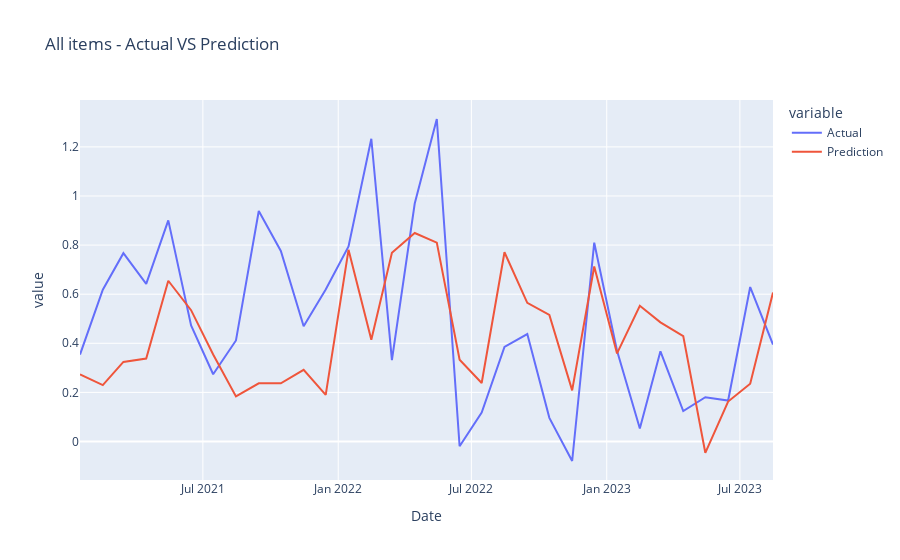
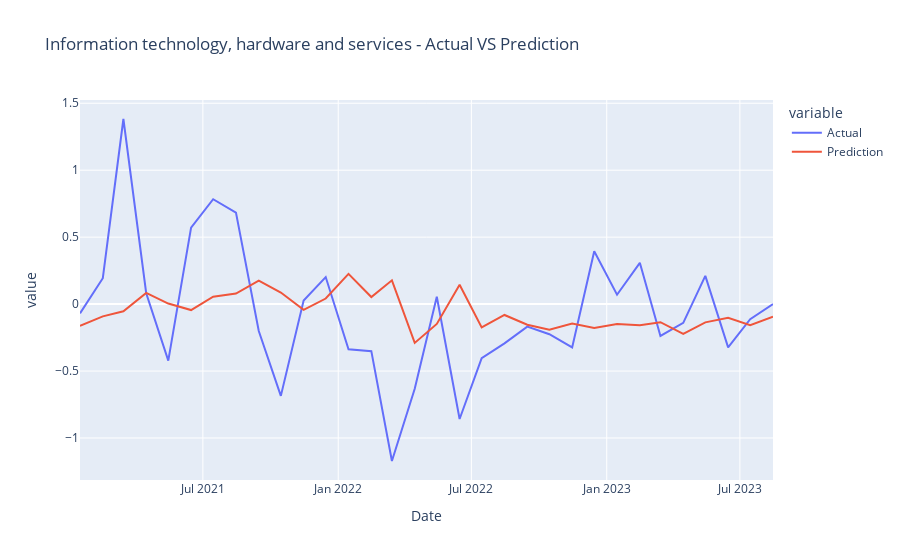
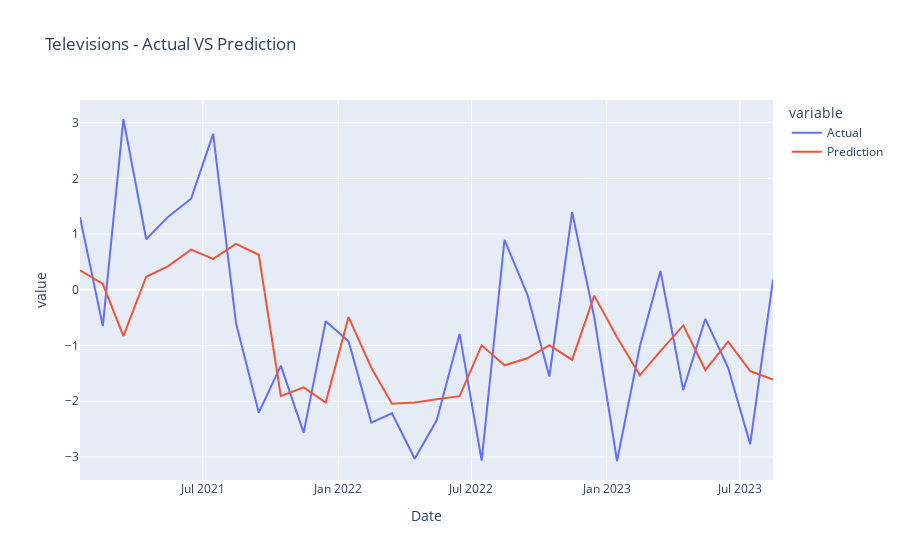
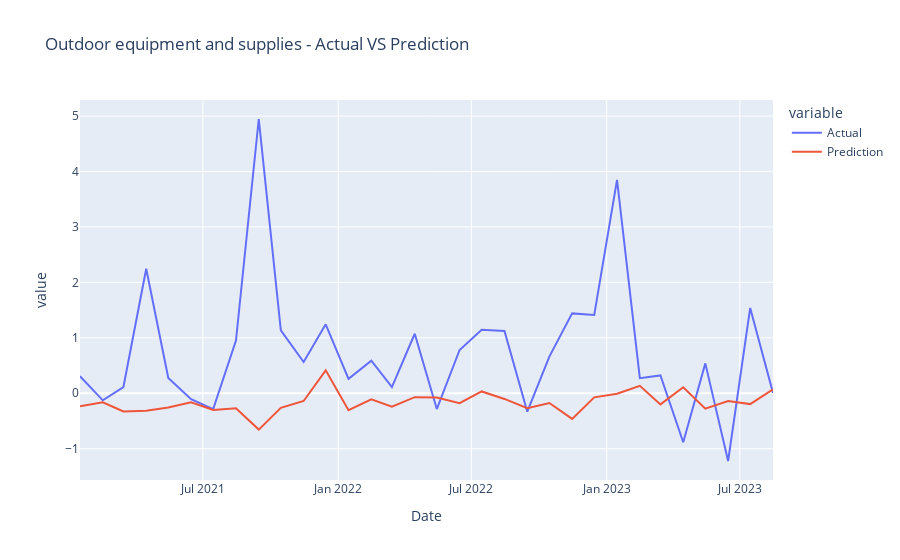

Notebook source saved alongside these figures, in order:
### Markdown cell above
Plot Results:

### Code cell
def plot_results(all_data_dict, categories):
    category_samples = ['All items']+random.sample(categories, 10)
    for category in category_samples:
        category_df = all_data_dict[category]
        fig = px.line(category_df, x="Date", y=["Actual", "Prediction"], title=f'{category} - Actual VS Prediction')
        fig.show()

plot_results(all_data_test_dict, all_categories)

### Figure 1 — Plotly figure (JSON) as saved in the notebook; plotly's stock layout.template omitted (floating-point values rounded to 4 significant figures)
{"data": [{"hovertemplate": "variable=Actual<br>Date=%{x}<br>value=%{y}<extra></extra>", "legendgroup": "Actual", "line": {"color": "#636efa", "dash": "solid"}, "marker": {"symbol": "circle"}, "mode": "lines", "name": "Actual", "orientation": "v", "showlegend": true, "type": "scatter", "x": ["2021-01-15", "2021-02-15", "2021-03-15", "2021-04-15", "2021-05-15", "2021-06-15", "2021-07-15", "2021-08-15", "2021-09-15", "2021-10-15", "2021-11-15", "2021-12-15", "2022-01-15", "2022-02-15", "2022-03-15", "2022-04-15", "2022-05-15", "2022-06-15", "2022-07-15", "2022-08-15", "2022-09-15", "2022-10-15", "2022-11-15", "2022-12-15", "2023-01-15", "2023-02-15", "2023-03-15", "2023-04-15", "2023-05-15", "2023-06-15", "2023-07-15", "2023-08-15"], "xaxis": "x", "y": [0.354, 0.6182, 0.7671, 0.6422, 0.9008, 0.4727, 0.274, 0.4116, 0.9389, 0.7761, 0.4694, 0.6194, 0.7945, 1.233, 0.3314, 0.9691, 1.314, -0.0193, 0.1181, 0.3852, 0.4374, 0.09624, -0.07947, 0.8098, 0.3693, 0.05303, 0.3671, 0.124, 0.1802, 0.1667, 0.6292, 0.3949], "yaxis": "y"}, {"hovertemplate": "variable=Prediction<br>Date=%{x}<br>value=%{y}<extra></extra>", "legendgroup": "Prediction", "line": {"color": "#EF553B", "dash": "solid"}, "marker": {"symbol": "circle"}, "mode": "lines", "name": "Prediction", "orientation": "v", "showlegend": true, "type": "scatter", "x": ["2021-01-15", "2021-02-15", "2021-03-15", "2021-04-15", "2021-05-15", "2021-06-15", "2021-07-15", "2021-08-15", "2021-09-15", "2021-10-15", "2021-11-15", "2021-12-15", "2022-01-15", "2022-02-15", "2022-03-15", "2022-04-15", "2022-05-15", "2022-06-15", "2022-07-15", "2022-08-15", "2022-09-15", "2022-10-15", "2022-11-15", "2022-12-15", "2023-01-15", "2023-02-15", "2023-03-15", "2023-04-15", "2023-05-15", "2023-06-15", "2023-07-15", "2023-08-15"], "xaxis": "x", "y": [0.2737, 0.2296, 0.324, 0.3381, 0.6548, 0.5349, 0.3546, 0.1837, 0.2372, 0.2368, 0.2917, 0.19, 0.7805, 0.4148, 0.769, 0.8494, 0.8099, 0.3329, 0.2382, 0.7708, 0.5646, 0.5157, 0.2083, 0.7126, 0.3588, 0.5526, 0.4853, 0.4296, -0.04605, 0.1628, 0.2355, 0.6064], "yaxis": "y"}], "layout": {"legend": {"title": {"text": "variable"}, "tracegroupgap": 0}, "title": {"text": "All items - Actual VS Prediction"}, "xaxis": {"anchor": "y", "domain": [0, 1], "title": {"text": "Date"}}, "yaxis": {"anchor": "x", "domain": [0, 1], "title": {"text": "value"}}}}

### Figure 2 — Plotly figure (JSON) as saved in the notebook; plotly's stock layout.template omitted (floating-point values rounded to 4 significant figures)
{"data": [{"hovertemplate": "variable=Actual<br>Date=%{x}<br>value=%{y}<extra></extra>", "legendgroup": "Actual", "line": {"color": "#636efa", "dash": "solid"}, "marker": {"symbol": "circle"}, "mode": "lines", "name": "Actual", "orientation": "v", "showlegend": true, "type": "scatter", "x": ["2021-01-15", "2021-02-15", "2021-03-15", "2021-04-15", "2021-05-15", "2021-06-15", "2021-07-15", "2021-08-15", "2021-09-15", "2021-10-15", "2021-11-15", "2021-12-15", "2022-01-15", "2022-02-15", "2022-03-15", "2022-04-15", "2022-05-15", "2022-06-15", "2022-07-15", "2022-08-15", "2022-09-15", "2022-10-15", "2022-11-15", "2022-12-15", "2023-01-15", "2023-02-15", "2023-03-15", "2023-04-15", "2023-05-15", "2023-06-15", "2023-07-15", "2023-08-15"], "xaxis": "x", "y": [-0.06902, 0.1931, 1.382, 0.08152, -0.4219, 0.5712, 0.7835, 0.6839, -0.2007, -0.6853, 0.02696, 0.202, -0.3369, -0.3515, -1.172, -0.6324, 0.05515, -0.8583, -0.404, -0.2936, -0.1681, -0.2246, -0.3238, 0.394, 0.0702, 0.3083, -0.2381, -0.1404, 0.2105, -0.3229, -0.1125, 0], "yaxis": "y"}, {"hovertemplate": "variable=Prediction<br>Date=%{x}<br>value=%{y}<extra></extra>", "legendgroup": "Prediction", "line": {"color": "#EF553B", "dash": "solid"}, "marker": {"symbol": "circle"}, "mode": "lines", "name": "Prediction", "orientation": "v", "showlegend": true, "type": "scatter", "x": ["2021-01-15", "2021-02-15", "2021-03-15", "2021-04-15", "2021-05-15", "2021-06-15", "2021-07-15", "2021-08-15", "2021-09-15", "2021-10-15", "2021-11-15", "2021-12-15", "2022-01-15", "2022-02-15", "2022-03-15", "2022-04-15", "2022-05-15", "2022-06-15", "2022-07-15", "2022-08-15", "2022-09-15", "2022-10-15", "2022-11-15", "2022-12-15", "2023-01-15", "2023-02-15", "2023-03-15", "2023-04-15", "2023-05-15", "2023-06-15", "2023-07-15", "2023-08-15"], "xaxis": "x", "y": [-0.1629, -0.09131, -0.05394, 0.08404, 0.004042, -0.04438, 0.05557, 0.07835, 0.1755, 0.08637, -0.04238, 0.04158, 0.2259, 0.05275, 0.1776, -0.2899, -0.1481, 0.1451, -0.1737, -0.08116, -0.1545, -0.1909, -0.1443, -0.178, -0.149, -0.1583, -0.1349, -0.2215, -0.1365, -0.1027, -0.1583, -0.09436], "yaxis": "y"}], "layout": {"legend": {"title": {"text": "variable"}, "tracegroupgap": 0}, "title": {"text": "Information technology, hardware and services - Actual VS Prediction"}, "xaxis": {"anchor": "y", "domain": [0, 1], "title": {"text": "Date"}}, "yaxis": {"anchor": "x", "domain": [0, 1], "title": {"text": "value"}}}}

### Figure 3 — Plotly figure (JSON) as saved in the notebook; plotly's stock layout.template omitted (floating-point values rounded to 4 significant figures)
{"data": [{"hovertemplate": "variable=Actual<br>Date=%{x}<br>value=%{y}<extra></extra>", "legendgroup": "Actual", "line": {"color": "#636efa", "dash": "solid"}, "marker": {"symbol": "circle"}, "mode": "lines", "name": "Actual", "orientation": "v", "showlegend": true, "type": "scatter", "x": ["2021-01-15", "2021-02-15", "2021-03-15", "2021-04-15", "2021-05-15", "2021-06-15", "2021-07-15", "2021-08-15", "2021-09-15", "2021-10-15", "2021-11-15", "2021-12-15", "2022-01-15", "2022-02-15", "2022-03-15", "2022-04-15", "2022-05-15", "2022-06-15", "2022-07-15", "2022-08-15", "2022-09-15", "2022-10-15", "2022-11-15", "2022-12-15", "2023-01-15", "2023-02-15", "2023-03-15", "2023-04-15", "2023-05-15", "2023-06-15", "2023-07-15", "2023-08-15"], "xaxis": "x", "y": [1.303, -0.6496, 3.066, 0.9088, 1.314, 1.635, 2.798, -0.5931, -2.205, -1.361, -2.567, -0.5638, -0.923, -2.382, -2.216, -3.033, -2.337, -0.7911, -3.065, 0.8969, -0.0812, -1.555, 1.393, -0.4894, -3.072, -1.017, 0.3401, -1.799, -0.5199, -1.4, -2.769, 0.181], "yaxis": "y"}, {"hovertemplate": "variable=Prediction<br>Date=%{x}<br>value=%{y}<extra></extra>", "legendgroup": "Prediction", "line": {"color": "#EF553B", "dash": "solid"}, "marker": {"symbol": "circle"}, "mode": "lines", "name": "Prediction", "orientation": "v", "showlegend": true, "type": "scatter", "x": ["2021-01-15", "2021-02-15", "2021-03-15", "2021-04-15", "2021-05-15", "2021-06-15", "2021-07-15", "2021-08-15", "2021-09-15", "2021-10-15", "2021-11-15", "2021-12-15", "2022-01-15", "2022-02-15", "2022-03-15", "2022-04-15", "2022-05-15", "2022-06-15", "2022-07-15", "2022-08-15", "2022-09-15", "2022-10-15", "2022-11-15", "2022-12-15", "2023-01-15", "2023-02-15", "2023-03-15", "2023-04-15", "2023-05-15", "2023-06-15", "2023-07-15", "2023-08-15"], "xaxis": "x", "y": [0.3496, 0.1046, -0.832, 0.2349, 0.4247, 0.7203, 0.5568, 0.8232, 0.6301, -1.907, -1.751, -2.024, -0.4896, -1.397, -2.043, -2.021, -1.964, -1.909, -0.9953, -1.355, -1.228, -0.992, -1.257, -0.1039, -0.8518, -1.534, -1.101, -0.6387, -1.439, -0.9293, -1.458, -1.609], "yaxis": "y"}], "layout": {"legend": {"title": {"text": "variable"}, "tracegroupgap": 0}, "title": {"text": "Televisions - Actual VS Prediction"}, "xaxis": {"anchor": "y", "domain": [0, 1], "title": {"text": "Date"}}, "yaxis": {"anchor": "x", "domain": [0, 1], "title": {"text": "value"}}}}

### Figure 4 — Plotly figure (JSON) as saved in the notebook; plotly's stock layout.template omitted (floating-point values rounded to 4 significant figures)
{"data": [{"hovertemplate": "variable=Actual<br>Date=%{x}<br>value=%{y}<extra></extra>", "legendgroup": "Actual", "line": {"color": "#636efa", "dash": "solid"}, "marker": {"symbol": "circle"}, "mode": "lines", "name": "Actual", "orientation": "v", "showlegend": true, "type": "scatter", "x": ["2021-01-15", "2021-02-15", "2021-03-15", "2021-04-15", "2021-05-15", "2021-06-15", "2021-07-15", "2021-08-15", "2021-09-15", "2021-10-15", "2021-11-15", "2021-12-15", "2022-01-15", "2022-02-15", "2022-03-15", "2022-04-15", "2022-05-15", "2022-06-15", "2022-07-15", "2022-08-15", "2022-09-15", "2022-10-15", "2022-11-15", "2022-12-15", "2023-01-15", "2023-02-15", "2023-03-15", "2023-04-15", "2023-05-15", "2023-06-15", "2023-07-15", "2023-08-15"], "xaxis": "x", "y": [0.3067, -0.1273, 0.1127, 2.247, 0.276, -0.1055, -0.2862, 0.9501, 4.947, 1.135, 0.5635, 1.244, 0.261, 0.588, 0.111, 1.074, -0.2852, 0.7813, 1.145, 1.125, -0.3324, 0.6617, 1.441, 1.412, 3.848, 0.2722, 0.3213, -0.8844, 0.5389, -1.222, 1.54, 0.00624], "yaxis": "y"}, {"hovertemplate": "variable=Prediction<br>Date=%{x}<br>value=%{y}<extra></extra>", "legendgroup": "Prediction", "line": {"color": "#EF553B", "dash": "solid"}, "marker": {"symbol": "circle"}, "mode": "lines", "name": "Prediction", "orientation": "v", "showlegend": true, "type": "scatter", "x": ["2021-01-15", "2021-02-15", "2021-03-15", "2021-04-15", "2021-05-15", "2021-06-15", "2021-07-15", "2021-08-15", "2021-09-15", "2021-10-15", "2021-11-15", "2021-12-15", "2022-01-15", "2022-02-15", "2022-03-15", "2022-04-15", "2022-05-15", "2022-06-15", "2022-07-15", "2022-08-15", "2022-09-15", "2022-10-15", "2022-11-15", "2022-12-15", "2023-01-15", "2023-02-15", "2023-03-15", "2023-04-15", "2023-05-15", "2023-06-15", "2023-07-15", "2023-08-15"], "xaxis": "x", "y": [-0.2358, -0.1621, -0.3291, -0.3168, -0.2566, -0.1639, -0.3001, -0.2689, -0.6553, -0.2636, -0.1394, 0.4138, -0.3049, -0.111, -0.2407, -0.07043, -0.07831, -0.1779, 0.03271, -0.1023, -0.2696, -0.1757, -0.4625, -0.07352, -0.009746, 0.1337, -0.2011, 0.1074, -0.278, -0.1415, -0.1957, 0.07215], "yaxis": "y"}], "layout": {"legend": {"title": {"text": "variable"}, "tracegroupgap": 0}, "title": {"text": "Outdoor equipment and supplies - Actual VS Prediction"}, "xaxis": {"anchor": "y", "domain": [0, 1], "title": {"text": "Date"}}, "yaxis": {"anchor": "x", "domain": [0, 1], "title": {"text": "value"}}}}
